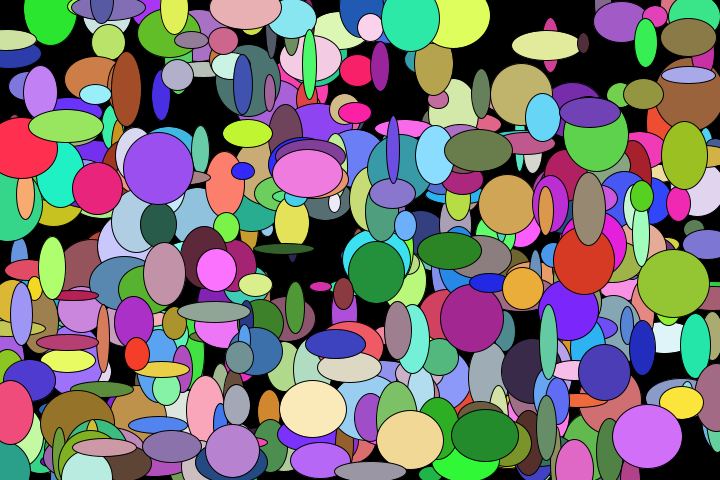
Frame 1 (no input)
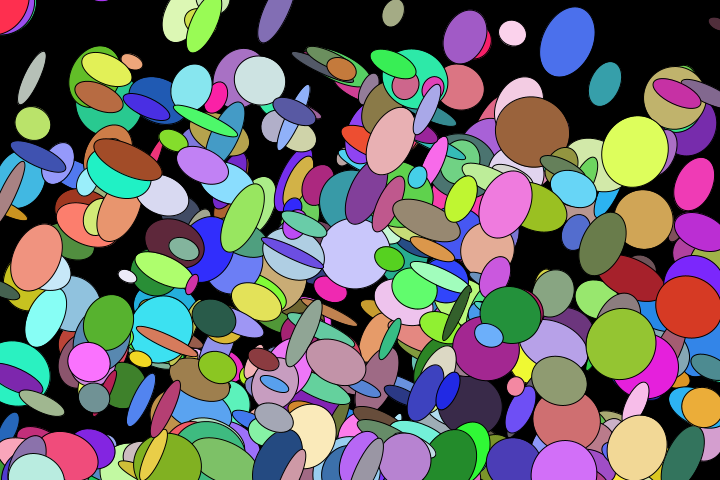
Frame 60 (the mouse pressed at the canvas centre just before this capture)
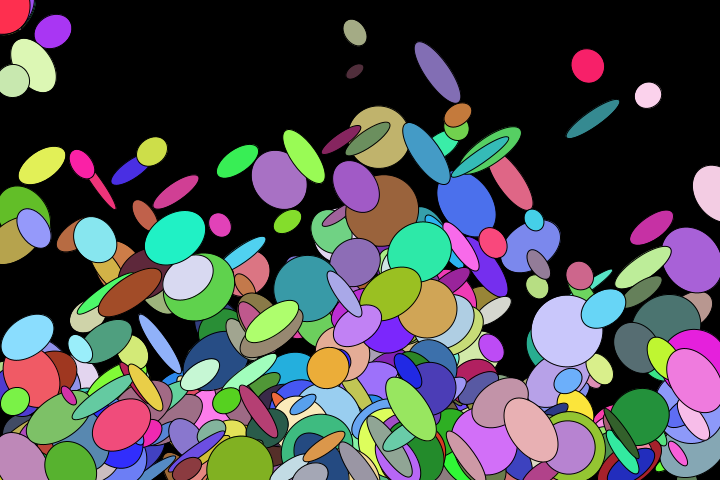
Frame 120 (the mouse held since frame 60 and released just before this capture)

The Processing sketch that drew these frames (run headless with seeded random() and noise(); from frame 60 on, the mouse is pressed at the canvas centre):

// Processing sketch: class_physics
// ── class_physics.pde
final float gravity = 0.2; //float used to simulate gravity
final float friction = 0.99; //float used to simulate friciton
final float airres = 0.999; //float used to simulate air resistance
//Ball myBall, myBall2;
ArrayList<Ball> allBalls = new ArrayList<Ball>();

void setup() {
  size(720, 480);
  background(0);
  //myBall = new Ball(width/2, 50, 10, 10, 255);
  //myBall2 = new Ball(width/4, 0, 25, 25, 50);
  
  for (int i = 0; i < 5000; i++) {
    allBalls.add(new Ball(random(0, width), random(0, height), random(10, 75), random(10, 75), random(32, 255), random(32, 255), random(32, 255)));
  } //for
} //setup

void draw() {
  background(0);
  //fill(255);
  
  for (int i = 0; i < 500; i++) {
    allBalls.get(i).drawBall();
    allBalls.get(i).update();
  } //for
  
  /*myBall.drawBall();
  myBall.update();
  myBall2.drawBall();
  myBall2.update();*/
} //draw   

// ── Ball.pde

/*similar to example 9-2 class ball in text book chapter 9*/
class Ball {
  //instance variables
  float sx, sy; //position of x and y
  float vx, vy; //velocity of x and y
  float wid, hei; //value of width and height of ellipse used to draw ball
  float colR, colG, colB; //int to hold value of ball color
  float gravity; //float used to simulate gravity
  int i; //value for rotation position
  
  Ball(float x, float y, float w, float h, float c1, float c2, float c3) {
    sx = x;
    sy = y;
    wid = w;
    hei = h;
    colR = c1;
    colG = c2;
    colB = c3;
    vx = random(-4, 4); //sets intial x velocity to rnadom between lower & upper bound
    vy = random(-1, 1); //sets initial y velocity to random between lower & upper bound
    gravity = random(0.01, 0.05); //sets a random gravity value
  } //Ball
  
  void update() {
    sx = sx + vx; //changes position of x
  sy += vy; //changes position of y

  
  if(sy > height) { //makes ball bounce off of bottom boundary
    vy = -vy;
    sy = height;
    vy = vy * friction;
    vx *= friction;
  }
 
 if(sx > width) { //makes ball bounce off of the right boundary
    vx = -vx;
    sx = height;
    vy *= friction;
    vx *= friction;
 }

  if(sx < 0) { //makes ball bounce off of the top boundary
   vy = -vy;
   sy = 0;
   vy *= friction;
   vx *= friction;
  }
 
 if(sx < 0) { //makes ball bounce off of the left boundary 
  vx = -vx;
  vx = 0;
  vy *= friction;
  vx *= friction;
 }
  
 vy += gravity; //simulates affect of gravity

 vy *= airres;
 vx *= airres;
 
 i+= 5;
  } //update
  
  void drawBall() {
    fill(colR, colG, colB);
    pushMatrix();
    translate(sx, sy);
    rotate(radians(i));
    ellipse(0, 0, wid, hei);
    popMatrix();    
  } //drawBall
  
} //Ball (class)
